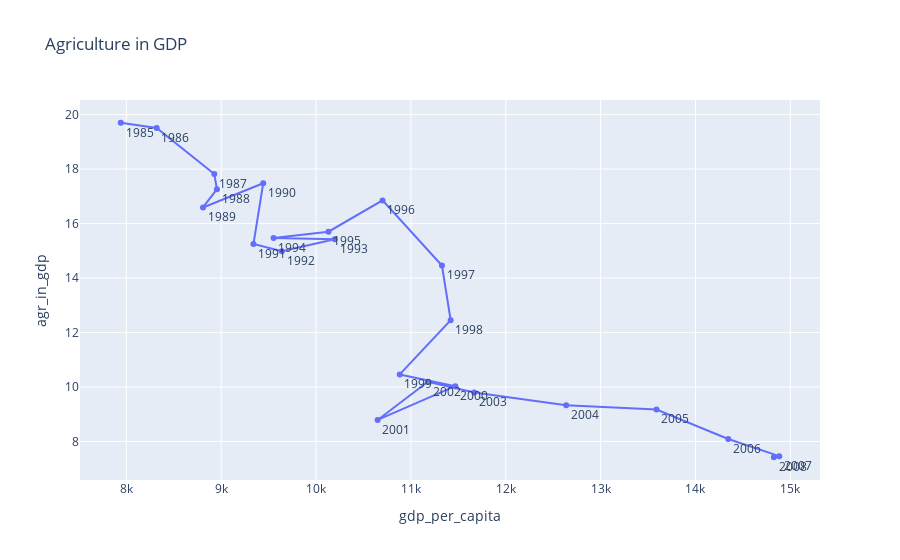

The cell this chart's notebook holds for it:
### Code cell
fig = px.line(df, y="agr_in_gdp", x="gdp_per_capita", text="year", title='Agriculture in GDP')
fig.update_traces(textposition="bottom right")
fig.show()

### Figure 1 — Plotly figure (JSON) as saved in the notebook; plotly's stock layout.template omitted (floating-point values rounded to 4 significant figures)
{"data": [{"hovertemplate": "gdp_per_capita=%{x}<br>agr_in_gdp=%{y}<br>year=%{text}<extra></extra>", "legendgroup": "", "line": {"color": "#636efa", "dash": "solid"}, "marker": {"symbol": "circle"}, "mode": "text+lines+markers", "name": "", "orientation": "v", "showlegend": false, "text": [1985, 1986, 1987, 1988, 1989, 1990, 1991, 1992, 1993, 1994, 1995, 1996, 1997, 1998, 1999, 2000, 2001, 2002, 2003, 2004, 2005, 2006, 2007, 2008], "textposition": "bottom right", "type": "scatter", "x": [7941, 8320, 8927, 8955, 8808, 9443, 9340, 9639, 10197, 9552, 10131, 10701, 11327, 11419, 10882, 11468, 10649, 11178, 11667, 12637, 13589, 14345, 14883, 14826], "xaxis": "x", "y": [19.7, 19.51, 17.82, 17.26, 16.59, 17.48, 15.25, 14.98, 15.42, 15.47, 15.7, 16.85, 14.46, 12.45, 10.46, 10.03, 8.79, 10.19, 9.8, 9.33, 9.17, 8.09, 7.46, 7.42], "yaxis": "y"}], "layout": {"legend": {"tracegroupgap": 0}, "title": {"text": "Agriculture in GDP"}, "xaxis": {"anchor": "y", "domain": [0, 1], "title": {"text": "gdp_per_capita"}}, "yaxis": {"anchor": "x", "domain": [0, 1], "title": {"text": "agr_in_gdp"}}}}
